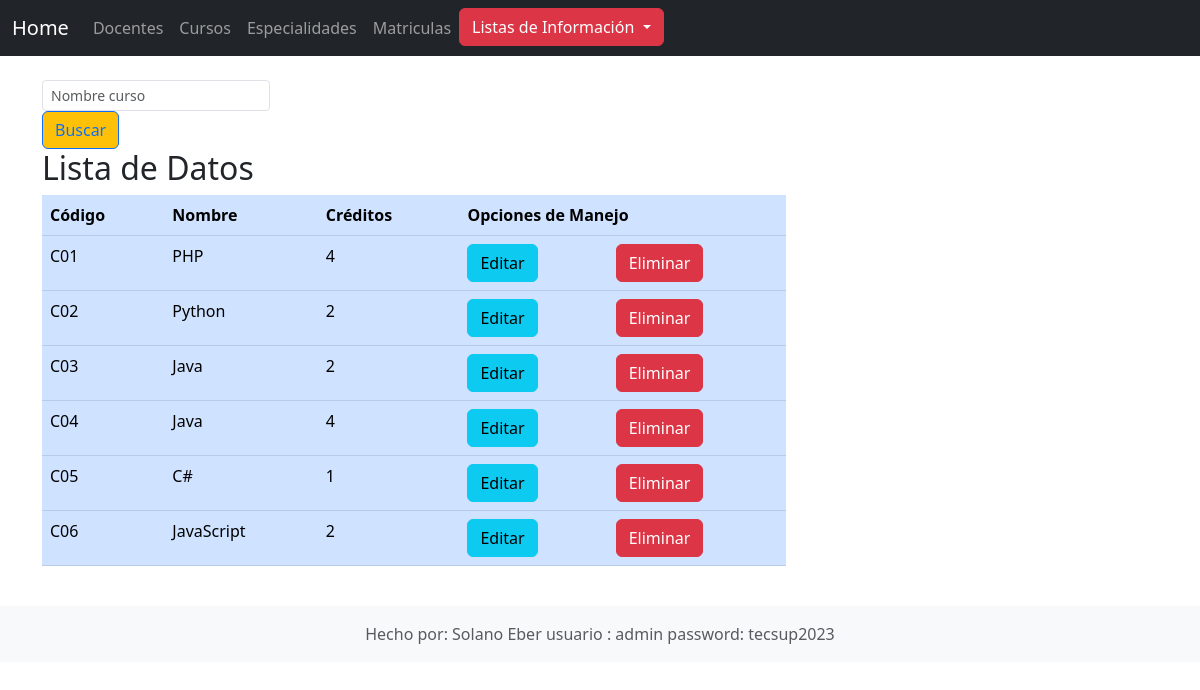
Page /buscarCurso on the committed database.
### Aplicaciones/Academico/models.py (models this page shows, shortened)
class Curso(models.Model):
    codigo=models.CharField(primary_key=True,max_length=6)
    nombre=models.CharField(max_length=50)
    creditos=models.PositiveIntegerField()

### Aplicaciones/Academico/views.py (the view)
# urls.py: path('buscarCurso', views.buscarCurso, name= 'buscarCurso'),
def buscarCurso(request):
    if request.method == "POST":
        buscarnombre = request.POST.get('nombre')
        busqueda=Curso.objects.filter(nombre__icontains=buscarnombre)
        return render(request,'buscarCurso.html',{"curso":busqueda})
    else:
        cursosListado = Curso.objects.all()
        return render(request, "buscarCurso.html",{"curso":cursosListado})

### Aplicaciones/Academico/Templates/buscarCurso.html (shortened to what this page needs)
{% extends './Base.html' %}
{% block body %}
<form class="d-flex" role="search" method="POST" name="nombre">
    <div class="search-container">
        <input class="form-control form-control-sm me-2" type="search" placeholder="Nombre curso" aria-label="Search" name="nombre">
        <button class="btn btn-outline-primary btn-warning" type="submit">Buscar</button>
    </div>
</form>
<div class="col-sm-12 col-md-6 col-lg-8 col-xl-8">
    <h2>Lista de Datos</h2>
    <table class="table table-primary">
        <thead>
            <tr>
                <th>Código</th>
                <th>Nombre</th>
                <th>Créditos</th>
                <th colspan="2">Opciones de Manejo</th>
            </tr>
        </thead>
        <tbody>
            {% for c in curso %}
            <tr>
                <td>{{ c.codigo }}</td>
                <td>{{ c.nombre }}</td>
                <td>{{ c.creditos }}</td>
                <td><a href="edicionCurso/{{ c.codigo }}" class="btn btn-info">Editar</a></td>
                <td><a href="eliminarCursos/{{ c.codigo }}" class="btn btn-danger">Eliminar</a></td>
            </tr>
            {% endfor %}
        </tbody>
    </table>
</div>
</div>
{% endblock %}

### rows in the picture
Curso: codigo "C01", nombre "PHP", creditos "4"
Curso: codigo "C02", nombre "Python", creditos "2"
Curso: codigo "C03", nombre "Java", creditos "2"
Curso: codigo "C04", nombre "Java", creditos "4"
Curso: codigo "C05", nombre "C#", creditos "1"
Curso: codigo "C06", nombre "JavaScript", creditos "2"
